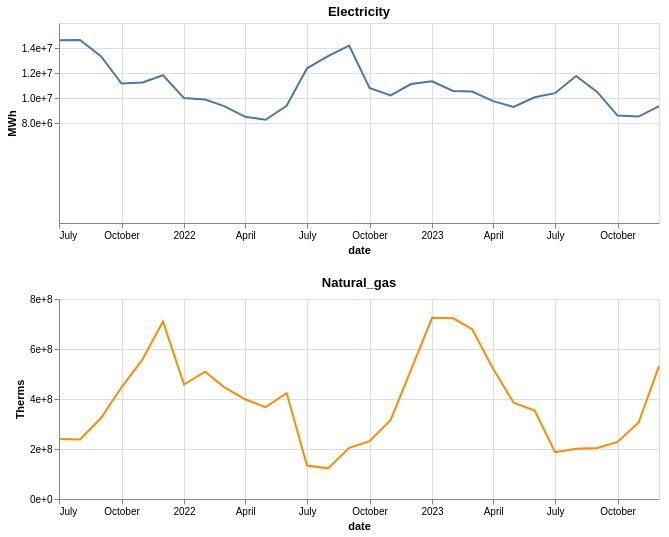

This figure's notebook cell:
### Markdown cell above
## 2b altair

### Code cell
df21 = electricity_mtotal.reset_index()
df22 = natural_gas_mtotal.reset_index()

y_axis = alt.Axis(title='MWh', values=list(range(8000000,16000000, 2000000)),format='e')

p1 = alt.Chart(df21).mark_line().encode(
    x=alt.X('date', title='date'),
    y=alt.Y('value:Q', axis=y_axis)).properties(
    width=600,
    height=200,
    title='Electricity'
)

p2 = alt.Chart(df22).mark_line(color='darkorange').encode(
    x='date',y=alt.Y('value:Q', axis=alt.Axis(format='e',title='Therms'))).properties(
    width=600,
    height=200,
    title='Natural_gas'
)

p1 & p2

### Figure 1 — Vega-Lite specification as saved in the notebook (floating-point values rounded to 4 significant figures)
{"config": {"view": {"continuousWidth": 300, "continuousHeight": 300}}, "vconcat": [{"data": {"name": "data-4a7ab8c81a3ade235ffcdc09dd4f9fb7"}, "mark": {"type": "line"}, "encoding": {"x": {"field": "date", "title": "date", "type": "temporal"}, "y": {"axis": {"format": "e", "title": "MWh", "values": [8000000, 10000000, 12000000, 14000000]}, "field": "value", "type": "quantitative"}}, "height": 200, "title": "Electricity", "width": 600}, {"data": {"name": "data-e684dd884bc0779c555495003f545c22"}, "mark": {"type": "line", "color": "darkorange"}, "encoding": {"x": {"field": "date", "type": "temporal"}, "y": {"axis": {"format": "e", "title": "Therms"}, "field": "value", "type": "quantitative"}}, "height": 200, "title": "Natural_gas", "width": 600}], "$schema": "https://vega.github.io/schema/vega-lite/v5.16.3.json", "datasets": {"data-4a7ab8c81a3ade235ffcdc09dd4f9fb7": [{"date": "2021-07-01T00:00:00", "value": 14610000.0}, {"date": "2021-08-01T00:00:00", "value": 14640000.0}, {"date": "2021-09-01T00:00:00", "value": 13330000.0}, {"date": "2021-10-01T00:00:00", "value": 11160000.0}, {"date": "2021-11-01T00:00:00", "value": 11250000.0}, {"date": "2021-12-01T00:00:00", "value": 11820000.0}, {"date": "2022-01-01T00:00:00", "value": 9992000.0}, {"date": "2022-02-01T00:00:00", "value": 9882000.0}, {"date": "2022-03-01T00:00:00", "value": 9346000.0}, {"date": "2022-04-01T00:00:00", "value": 8495000.0}, {"date": "2022-05-01T00:00:00", "value": 8254000.0}, {"date": "2022-06-01T00:00:00", "value": 9381000.0}, {"date": "2022-07-01T00:00:00", "value": 12380000.0}, {"date": "2022-08-01T00:00:00", "value": 13340000.0}, {"date": "2022-09-01T00:00:00", "value": 14190000.0}, {"date": "2022-10-01T00:00:00", "value": 10810000.0}, {"date": "2022-11-01T00:00:00", "value": 10200000.0}, {"date": "2022-12-01T00:00:00", "value": 11120000.0}, {"date": "2023-01-01T00:00:00", "value": 11340000.0}, {"date": "2023-02-01T00:00:00", "value": 10570000.0}, {"date": "2023-03-01T00:00:00", "value": 10510000.0}, {"date": "2023-04-01T00:00:00", "value": 9752000.0}, {"date": "2023-05-01T00:00:00", "value": 9291000.0}, {"date": "2023-06-01T00:00:00", "value": 10060000.0}, {"date": "2023-07-01T00:00:00", "value": 10380000.0}, {"date": "2023-08-01T00:00:00", "value": 11770000.0}, {"date": "2023-09-01T00:00:00", "value": 10490000.0}, {"date": "2023-10-01T00:00:00", "value": 8591000.0}, {"date": "2023-11-01T00:00:00", "value": 8516000.0}, {"date": "2023-12-01T00:00:00", "value": 9343000.0}], "data-e684dd884bc0779c555495003f545c22": [{"date": "2021-07-01T00:00:00", "value": 240000000.0}, {"date": "2021-08-01T00:00:00", "value": 237900000.0}, {"date": "2021-09-01T00:00:00", "value": 324700000.0}, {"date": "2021-10-01T00:00:00", "value": 446800000.0}, {"date": "2021-11-01T00:00:00", "value": 558700000.0}, {"date": "2021-12-01T00:00:00", "value": 709900000.0}, {"date": "2022-01-01T00:00:00", "value": 457500000.0}, {"date": "2022-02-01T00:00:00", "value": 508900000.0}, {"date": "2022-03-01T00:00:00", "value": 447300000.0}, {"date": "2022-04-01T00:00:00", "value": 398900000.0}, {"date": "2022-05-01T00:00:00", "value": 367600000.0}, {"date": "2022-06-01T00:00:00", "value": 424000000.0}, {"date": "2022-07-01T00:00:00", "value": 133800000.0}, {"date": "2022-08-01T00:00:00", "value": 122600000.0}, {"date": "2022-09-01T00:00:00", "value": 204700000.0}, {"date": "2022-10-01T00:00:00", "value": 231300000.0}, {"date": "2022-11-01T00:00:00", "value": 316400000.0}, {"date": "2022-12-01T00:00:00", "value": 516600000.0}, {"date": "2023-01-01T00:00:00", "value": 724600000.0}, {"date": "2023-02-01T00:00:00", "value": 722900000.0}, {"date": "2023-03-01T00:00:00", "value": 679100000.0}, {"date": "2023-04-01T00:00:00", "value": 520000000.0}, {"date": "2023-05-01T00:00:00", "value": 385400000.0}, {"date": "2023-06-01T00:00:00", "value": 353400000.0}, {"date": "2023-07-01T00:00:00", "value": 187100000.0}, {"date": "2023-08-01T00:00:00", "value": 201400000.0}, {"date": "2023-09-01T00:00:00", "value": 203800000.0}, {"date": "2023-10-01T00:00:00", "value": 228500000.0}, {"date": "2023-11-01T00:00:00", "value": 305800000.0}, {"date": "2023-12-01T00:00:00", "value": 531800000.0}]}}
